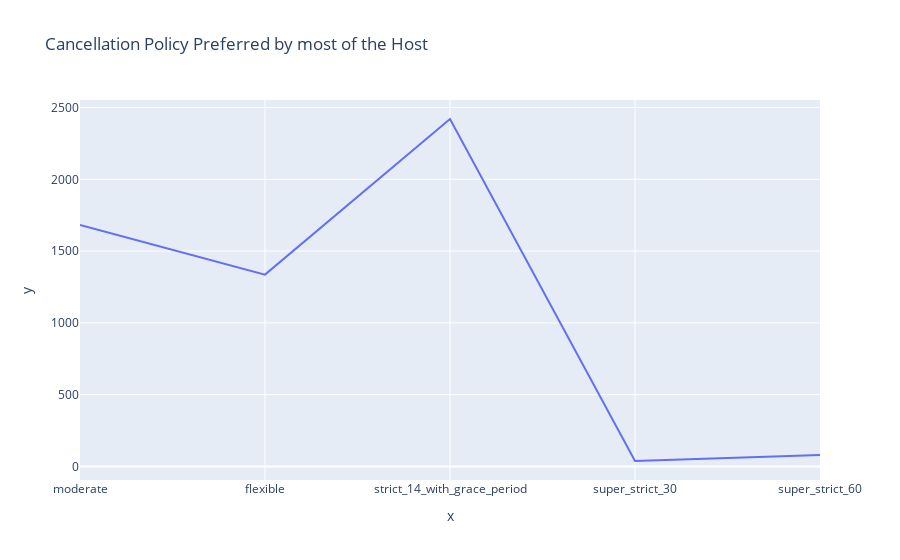

This figure's notebook cell:
### Code cell
pr_df = df.groupby('cancellation_policy',as_index=False)["cancellation_policy"].count()
fig = px.line(df,x=df["cancellation_policy"].unique(),y=pr_df['cancellation_policy'],title="Cancellation Policy Preferred by most of the Host" )
fig.show()

### Figure 1 — Plotly figure (JSON) as saved in the notebook; plotly's stock layout.template omitted (floating-point values rounded to 4 significant figures)
{"data": [{"hovertemplate": "x=%{x}<br>y=%{y}<extra></extra>", "legendgroup": "", "line": {"color": "#636efa", "dash": "solid"}, "marker": {"symbol": "circle"}, "mode": "lines", "name": "", "orientation": "v", "showlegend": false, "type": "scatter", "x": ["moderate", "flexible", "strict_14_with_grace_period", "super_strict_30", "super_strict_60"], "xaxis": "x", "y": [1682, 1336, 2420, 38, 79], "yaxis": "y"}], "layout": {"autosize": true, "legend": {"tracegroupgap": 0}, "title": {"text": "Cancellation Policy Preferred by most of the Host"}, "xaxis": {"anchor": "y", "autorange": true, "domain": [0, 1], "range": [0, 4], "title": {"text": "x"}, "type": "category"}, "yaxis": {"anchor": "x", "autorange": true, "domain": [0, 1], "range": [-94.33, 2552.0], "title": {"text": "y"}, "type": "linear"}}}
